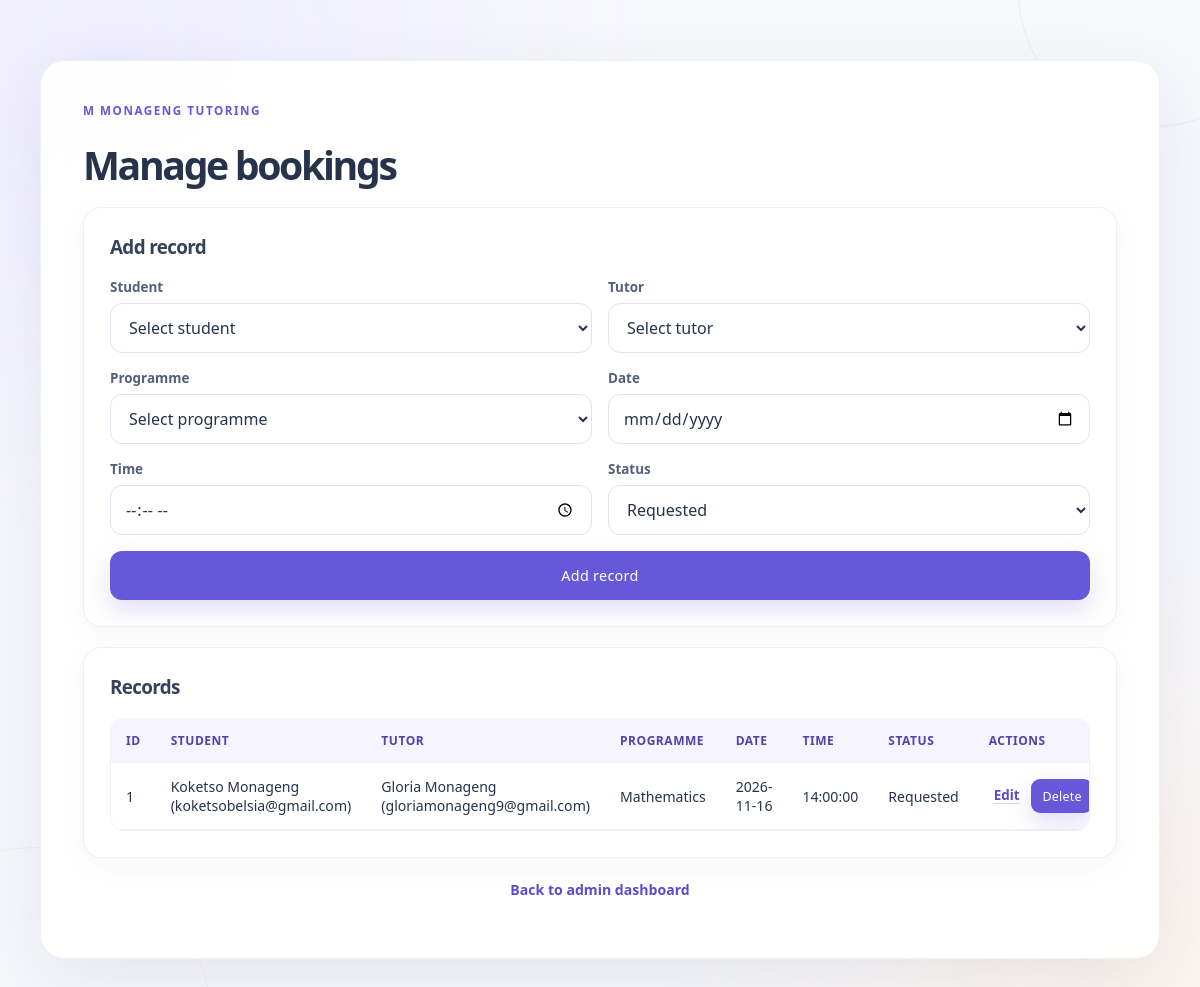
The page /php/manage.php?type=bookings (signed in) on the database its author committed.
### tables this page shows
CREATE TABLE IF NOT EXISTS bookings (
    booking_id INT UNSIGNED NOT NULL AUTO_INCREMENT,
    student_id INT UNSIGNED NOT NULL,
    tutor_id INT UNSIGNED NOT NULL,
    programme_id INT UNSIGNED NOT NULL,
    booking_date DATE NOT NULL,
    booking_time TIME NOT NULL,
    booking_status ENUM('Requested', 'Confirmed', 'Cancelled', 'Completed') NOT NULL DEFAULT 'Requested',
    PRIMARY KEY (booking_id),
    KEY idx_bookings_student_date (student_id, booking_date),
    KEY idx_bookings_tutor_slot (tutor_id, booking_date, booking_time, booking_status),
    KEY idx_bookings_programme (programme_id),
    CONSTRAINT fk_bookings_student
        FOREIGN KEY (student_id) REFERENCES students (student_id),
    CONSTRAINT fk_bookings_tutor
        FOREIGN KEY (tutor_id) REFERENCES tutors (tutor_id),
    CONSTRAINT fk_bookings_programme
        FOREIGN KEY (programme_id) REFERENCES programmes (programme_id)
);

CREATE TABLE IF NOT EXISTS programmes (
    programme_id INT UNSIGNED NOT NULL AUTO_INCREMENT,
    programme_name VARCHAR(100) NOT NULL,
    description TEXT DEFAULT NULL,
    fee_amount DECIMAL(10, 2) NOT NULL,
    PRIMARY KEY (programme_id),
    UNIQUE KEY uq_programmes_name (programme_name)
);

### php/app_helpers.php (called while the page is built, shortened)
<?php
function escapeHtml($value)
{
    return htmlspecialchars((string) $value, ENT_QUOTES, 'UTF-8');
}
?>

### php/manage.php (the view, shortened to what this page needs)
<?php
require_once 'db_connect.php';
require_once 'app_helpers.php';
$definitions = [
    'students' => [
        'title' => 'Manage students',
        'table' => 'students',
        'id' => 'student_id',
        'fields' => [
            'first_name' => ['First name', 'text', 's'],
            'last_name' => ['Last name', 'text', 's'],
            'email' => ['Email', 'email', 's'],
            'phone' => ['Phone', 'tel', 's']
        ],
        'create_password' => true
    ],
    'tutors' => [
        'title' => 'Manage tutors',
        'table' => 'tutors',
        'id' => 'tutor_id',
        'fields' => [
            'first_name' => ['First name', 'text', 's'],
            'last_name' => ['Last name', 'text', 's'],
            'email' => ['Email', 'email', 's'],
            'phone' => ['Phone', 'tel', 's'],
            'expertise_subject' => ['Subject', 'text', 's'],
            'availability_status' => ['Status', 'availability', 's']
        ],
        'create_password' => true,
        'update_password' => true
    ],
    'programmes' => [
        'title' => 'Manage programmes',
        'table' => 'programmes',
        'id' => 'programme_id',
        'fields' => [
            'programme_name' => ['Programme name', 'text', 's'],
            'description' => ['Description', 'textarea', 's'],
            'fee_amount' => ['Fee amount (R)', 'number', 'd']
        ]
    ],
    'bookings' => [
        'title' => 'Manage bookings',
        'table' => 'bookings',
        'id' => 'booking_id',
        'fields' => [
            'student_id' => ['Student', 'student', 'i'],
            'tutor_id' => ['Tutor', 'tutor', 'i'],
            'programme_id' => ['Programme', 'programme', 'i'],
            'booking_date' => ['Date', 'date', 's'],
            'booking_time' => ['Time', 'time', 's'],
            'booking_status' => ['Status', 'booking_status', 's']
        ]
    ]
];
$type = $_GET['type'] ?? $_POST['type'] ?? '';
$config = $definitions[$type];
$table = $config['table'];
$idColumn = $config['id'];
$fields = $config['fields'];
$editRecord = null;
if ($type === 'bookings') {
    $records = $conn->query(
        "SELECT b.*,
                CONCAT(s.first_name, ' ', s.last_name, ' (', s.email, ')') AS student_display,
                CONCAT(t.first_name, ' ', t.last_name, ' (', t.email, ')') AS tutor_display,
                p.programme_name AS programme_display
         FROM bookings b
         JOIN students s ON s.student_id = b.student_id
         JOIN tutors t ON t.tutor_id = b.tutor_id
         JOIN programmes p ON p.programme_id = b.programme_id
         ORDER BY b.{$idColumn} DESC
         LIMIT 200"
    );
} else {
    $records = $conn->query("SELECT * FROM {$table} ORDER BY {$idColumn} DESC LIMIT 200");
}
?><!DOCTYPE html>
<html lang="en">
<head>
  <link rel="stylesheet" href="../css/style.css">
</head>
<body>
  <main class="dashboard">
    <h1><?php echo escapeHtml($config['title']); ?></h1>
    <section class="card">
      <h2><?php echo $editRecord ? 'Edit record' : 'Add record'; ?></h2>
      <form method="POST" action="manage.php?type=<?php echo escapeHtml($type); ?>">
        <?php foreach ($fields as $name => $field): ?>
          <div>
            <label for="<?php echo escapeHtml($name); ?>"><?php echo escapeHtml($field[0]); ?></label>
            <?php if (in_array($field[1], ['student', 'tutor', 'programme'], true)): ?>
              <select id="<?php echo escapeHtml($name); ?>" name="<?php echo escapeHtml($name); ?>" required>
                <option value="">Select <?php echo escapeHtml(strtolower($field[0])); ?></option>
              </select>
            <?php elseif ($field[1] === 'availability' || $field[1] === 'booking_status'): ?>
              <select id="<?php echo escapeHtml($name); ?>" name="<?php echo escapeHtml($name); ?>" required>
                <?php
                $options = $field[1] === 'availability'
                    ? ['Available', 'Unavailable']
                    : ['Requested', 'Confirmed', 'Cancelled', 'Completed'];
                foreach ($options as $option):
                ?>
                  <option value="<?php echo escapeHtml($option); ?>" <?php echo (($editRecord[$name] ?? '') === $option) ? 'selected' : ''; ?>><?php echo escapeHtml($option); ?></option>
                <?php endforeach; ?>
              </select>
            <?php elseif ($field[1] === 'textarea'): ?>
              <textarea id="<?php echo escapeHtml($name); ?>" name="<?php echo escapeHtml($name); ?>" required><?php echo escapeHtml($editRecord[$name] ?? ''); ?></textarea>
            <?php else: ?>
              <input id="<?php echo escapeHtml($name); ?>" type="<?php echo escapeHtml($field[1]); ?>" name="<?php echo escapeHtml($name); ?>" value="<?php echo escapeHtml($editRecord[$name] ?? ''); ?>" <?php echo $field[1] === 'number' ? 'min="0" step="' . ($field[2] === 'd' ? '0.01' : '1') . '"' : ''; ?> required>
            <?php endif; ?>
          </div>
        <?php endforeach; ?>
        <button type="submit"><?php echo $editRecord ? 'Save changes' : 'Add record'; ?></button>
      </form>
    </section>
    <section class="card table-card">
      <h2>Records</h2>
      <div class="table-scroll">
        <table>
          <thead><tr><th>ID</th><?php foreach ($fields as $field): ?><th><?php echo escapeHtml($field[0]); ?></th><?php endforeach; ?><th>Actions</th></tr></thead>
          <tbody>
          <?php while ($record = $records->fetch_assoc()): ?>
            <tr>
              <td><?php echo (int) $record[$idColumn]; ?></td>
              <?php foreach ($fields as $name => $field): ?>
                <?php
                $displayValue = $record[$name];
                if ($type === 'bookings') {
                    $displayFields = [
                        'student_id' => 'student_display',
                        'tutor_id' => 'tutor_display',
                        'programme_id' => 'programme_display'
                    ];
                    $displayValue = $record[$displayFields[$name] ?? $name];
                }
                ?>
                <td><?php echo escapeHtml($name === 'password' ? '' : $displayValue); ?></td>
              <?php endforeach; ?>
              <td class="table-actions">
                <a href="manage.php?type=<?php echo escapeHtml($type); ?>&amp;edit=<?php echo (int) $record[$idColumn]; ?>">Edit</a>
                <form method="POST" action="manage.php?type=<?php echo escapeHtml($type); ?>" onsubmit="return confirm('Delete this record?');">
                  <button class="button-small" type="submit">Delete</button>
                </form>
              </td>
            </tr>
          <?php endwhile; ?>
          </tbody>
        </table>
      </div>
    </section>
    <p class="page-link"><a href="admin_dashboard.php">Back to admin dashboard</a></p>
  </main>
</body>
</html>

### rows shown on the page
bookings: booking_id "1", displayValue "Koketso Monageng (koketsobelsia@gmail.com)", displayValue "Gloria Monageng (gloriamonageng9@gmail.com)", programme.programme_name "Mathematics", booking_date "2026-11-16", booking_time "14:00:00", booking_status "Requested"

### other values the page prints
escapeHtml($config['title']) "Manage bookings"
escapeHtml($field[0]) "Student"
escapeHtml($field[0]) "Tutor"
escapeHtml($field[0]) "Programme"
escapeHtml($field[0]) "Date"
escapeHtml($field[0]) "Time"
escapeHtml($field[0]) "Status"
escapeHtml($field[0]) "STUDENT"
escapeHtml($field[0]) "TUTOR"
escapeHtml($field[0]) "PROGRAMME"
escapeHtml($field[0]) "DATE"
escapeHtml($field[0]) "TIME"
escapeHtml($field[0]) "STATUS"
form field booking_status "Requested"
